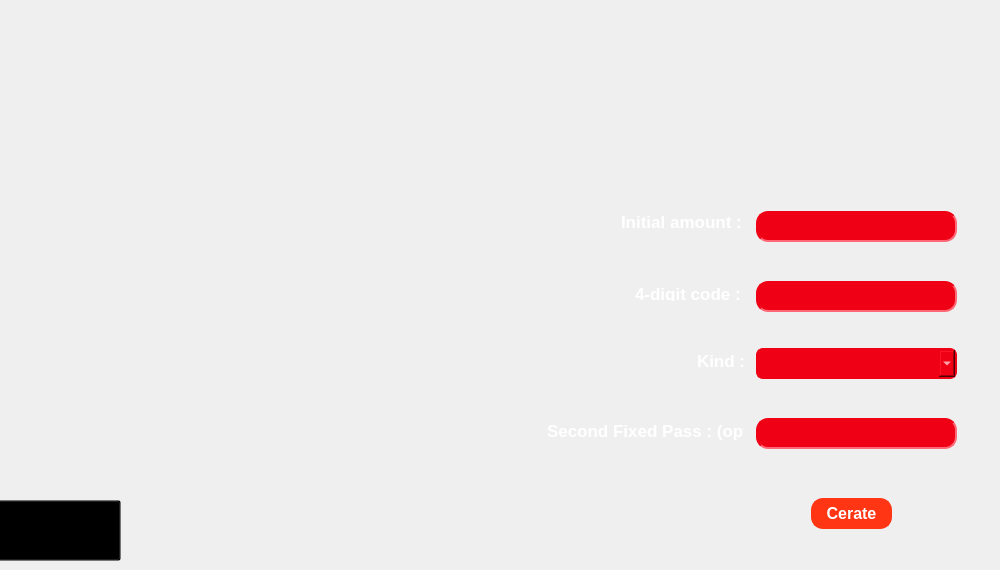
<?xml version="1.0" encoding="UTF-8"?>
<ui version="4.0">
 <class>CreateBankAccount</class>
 <widget class="QDialog" name="CreateBankAccount">
  <property name="geometry">
   <rect>
    <x>0</x>
    <y>0</y>
    <width>1000</width>
    <height>570</height>
   </rect>
  </property>
  <property name="minimumSize">
   <size>
    <width>1000</width>
    <height>570</height>
   </size>
  </property>
  <property name="maximumSize">
   <size>
    <width>1000</width>
    <height>570</height>
   </size>
  </property>
  <property name="windowTitle">
   <string>Create Bank Account</string>
  </property>
  <property name="windowIcon">
   <iconset resource="Resources.qrc">
    <normaloff>:/Images/logo bank.png</normaloff>:/Images/logo bank.png</iconset>
  </property>
  <property name="styleSheet">
   <string notr="true">#CreateBankAccount{		
background-image: url(&quot;:/Images/create bank account page.png&quot;);
        background-repeat: no-repeat;
        background-attachment: fixed;
        background-size: cover;
        background-position: center;
}</string>
  </property>
  <widget class="QComboBox" name="cmBoxKind">
   <property name="geometry">
    <rect>
     <x>756</x>
     <y>348</y>
     <width>201</width>
     <height>31</height>
    </rect>
   </property>
   <property name="cursor">
    <cursorShape>PointingHandCursor</cursorShape>
   </property>
   <property name="styleSheet">
    <string notr="true">#cmBoxKind{
    background-color:  #f00015; 
    color: white; 
    border: 2px solid #f00015; 
    border-radius: 7px;
    padding: 3px 10px; 
    font-size: 14px; 
	font-family:'Cascadia Mono' ;
	font-weight: bold;
    text-align: center; 
}
#cmBoxKind:hover {
    background-color: #dc0115;
    color: white; 
}</string>
   </property>
  </widget>
  <widget class="QLineEdit" name="lnEdtMoney">
   <property name="geometry">
    <rect>
     <x>756</x>
     <y>211</y>
     <width>201</width>
     <height>31</height>
    </rect>
   </property>
   <property name="styleSheet">
    <string notr="true">#lnEdtMoney{
    background-color:  #f00015; 
    color: white; 
    border: 2px solid #f00015; 
    border-radius: 12px;
	border-style: inset;
    padding: 3px 10px; 
    font-size: 13px; 
	font-family:'Cascadia Mono' ;
	font-weight: bold;
    text-align: center; 
}
#lnEdtMoney:hover {
    background-color: #dc0115;
    color: white; 
}</string>
   </property>
  </widget>
  <widget class="QLineEdit" name="lnEdtPass">
   <property name="geometry">
    <rect>
     <x>756</x>
     <y>281</y>
     <width>201</width>
     <height>31</height>
    </rect>
   </property>
   <property name="styleSheet">
    <string notr="true">#lnEdtPass{
    background-color:  #f00015; 
    color: white; 
    border: 2px solid #f00015; 
    border-radius: 12px;
	border-style: inset;
    padding: 3px 10px; 
    font-size: 13px; 
	font-family:'Cascadia Mono' ;
	font-weight: bold;
    text-align: center; 
}
#lnEdtPass:hover {
    background-color: #dc0115;
    color: white; 
}</string>
   </property>
  </widget>
  <widget class="QLabel" name="lblMoney">
   <property name="geometry">
    <rect>
     <x>607</x>
     <y>211</y>
     <width>151</width>
     <height>21</height>
    </rect>
   </property>
   <property name="styleSheet">
    <string notr="true">#lblMoney{
    color: white; 
    padding: 3px 10px; 
    font-size: 17px; 
	font-weight: bold;
    text-align: center; 
}</string>
   </property>
   <property name="text">
    <string>Initial amount :</string>
   </property>
  </widget>
  <widget class="QLabel" name="lblPass">
   <property name="geometry">
    <rect>
     <x>621</x>
     <y>283</y>
     <width>141</width>
     <height>21</height>
    </rect>
   </property>
   <property name="styleSheet">
    <string notr="true">#lblPass{
    color: white; 
    padding: 3px 10px; 
    font-size: 17px; 
	font-weight: bold;
    text-align: center; 
}</string>
   </property>
   <property name="text">
    <string>4-digit code :</string>
   </property>
  </widget>
  <widget class="QLabel" name="lblKind">
   <property name="geometry">
    <rect>
     <x>683</x>
     <y>351</y>
     <width>71</width>
     <height>20</height>
    </rect>
   </property>
   <property name="styleSheet">
    <string notr="true">#lblKind{
    color: white; 
    padding: 3px 10px; 
    font-size: 17px; 
	font-weight: bold;
    text-align: center; 
}</string>
   </property>
   <property name="text">
    <string>Kind :</string>
   </property>
  </widget>
  <widget class="QPushButton" name="btnCreate">
   <property name="geometry">
    <rect>
     <x>811</x>
     <y>498</y>
     <width>81</width>
     <height>31</height>
    </rect>
   </property>
   <property name="styleSheet">
    <string notr="true">#btnCreate{
    background-color:  #ff3514; 
    color: white; 
    border: 2px solid #ff3514; 
    border-radius: 12px;
    padding: 3px 10px; 
    font-size: 16px; 
	font-family:'Cascadia Mono' ;
	font-weight: bold;
    text-align: center; 
}
#btnCreate:hover {
    background-color: #ff1e00;
	border: 2px solid #ff1e00; 
    color: white; 
}</string>
   </property>
   <property name="text">
    <string>Cerate</string>
   </property>
  </widget>
  <widget class="QLabel" name="lblMoneyWrong">
   <property name="geometry">
    <rect>
     <x>766</x>
     <y>243</y>
     <width>251</width>
     <height>20</height>
    </rect>
   </property>
   <property name="styleSheet">
    <string notr="true">#lblMoneyWrong {
    color: #ffa800; 
    font-weight: bold;
	font-size: 10px;
}
</string>
   </property>
   <property name="text">
    <string/>
   </property>
  </widget>
  <widget class="QLabel" name="lblPassWrong">
   <property name="geometry">
    <rect>
     <x>766</x>
     <y>313</y>
     <width>271</width>
     <height>20</height>
    </rect>
   </property>
   <property name="styleSheet">
    <string notr="true">#lblPassWrong {
    color: #ffa800; 
    font-weight: bold;
	font-size: 10px;
}
</string>
   </property>
   <property name="text">
    <string/>
   </property>
  </widget>
  <widget class="QLineEdit" name="lnEdtFixPass">
   <property name="geometry">
    <rect>
     <x>756</x>
     <y>418</y>
     <width>201</width>
     <height>31</height>
    </rect>
   </property>
   <property name="styleSheet">
    <string notr="true">#lnEdtFixPass{
    background-color:  #f00015; 
    color: white; 
    border: 2px solid #f00015; 
    border-radius: 12px;
    padding: 3px 10px; 
	border-style: inset;
    font-size: 13px; 
	font-family:'Cascadia Mono' ;
	font-weight: bold;
    text-align: center; 
}
#lnEdtFixPass:hover {
    background-color: #dc0115;
    color: white; 
}</string>
   </property>
  </widget>
  <widget class="QLabel" name="lblFixPass">
   <property name="geometry">
    <rect>
     <x>533</x>
     <y>415</y>
     <width>221</width>
     <height>31</height>
    </rect>
   </property>
   <property name="styleSheet">
    <string notr="true">#lblFixPass{
    color: white; 
    padding: 3px 10px; 
    font-size: 17px; 
	font-weight: bold;
    text-align: center; 
}</string>
   </property>
   <property name="text">
    <string>Second Fixed Pass : (opt)</string>
   </property>
  </widget>
  <widget class="QLabel" name="lblFixPassWrong">
   <property name="geometry">
    <rect>
     <x>770</x>
     <y>450</y>
     <width>241</width>
     <height>20</height>
    </rect>
   </property>
   <property name="styleSheet">
    <string notr="true">#lblFixPassWrong {
    color: #ffa800; 
    font-weight: bold;
	font-size: 10px;
}
</string>
   </property>
   <property name="text">
    <string/>
   </property>
  </widget>
  <widget class="QPushButton" name="btnBack">
   <property name="geometry">
    <rect>
     <x>-20</x>
     <y>500</y>
     <width>141</width>
     <height>61</height>
    </rect>
   </property>
   <property name="styleSheet">
    <string notr="true">#btnBack{		
		background: transparent;
		background-image: url(&quot;:/Images/back.png&quot;);
        background-repeat: no-repeat;
        background-attachment: fixed;
        background-size: cover;
        background-position: center;
}
#btnBack:hover {
    background-image: url(&quot;:/Images/back hover.png&quot;);
}</string>
   </property>
   <property name="text">
    <string/>
   </property>
  </widget>
 </widget>
 <resources>
  <include location="Resources.qrc"/>
 </resources>
 <connections/>
</ui>
